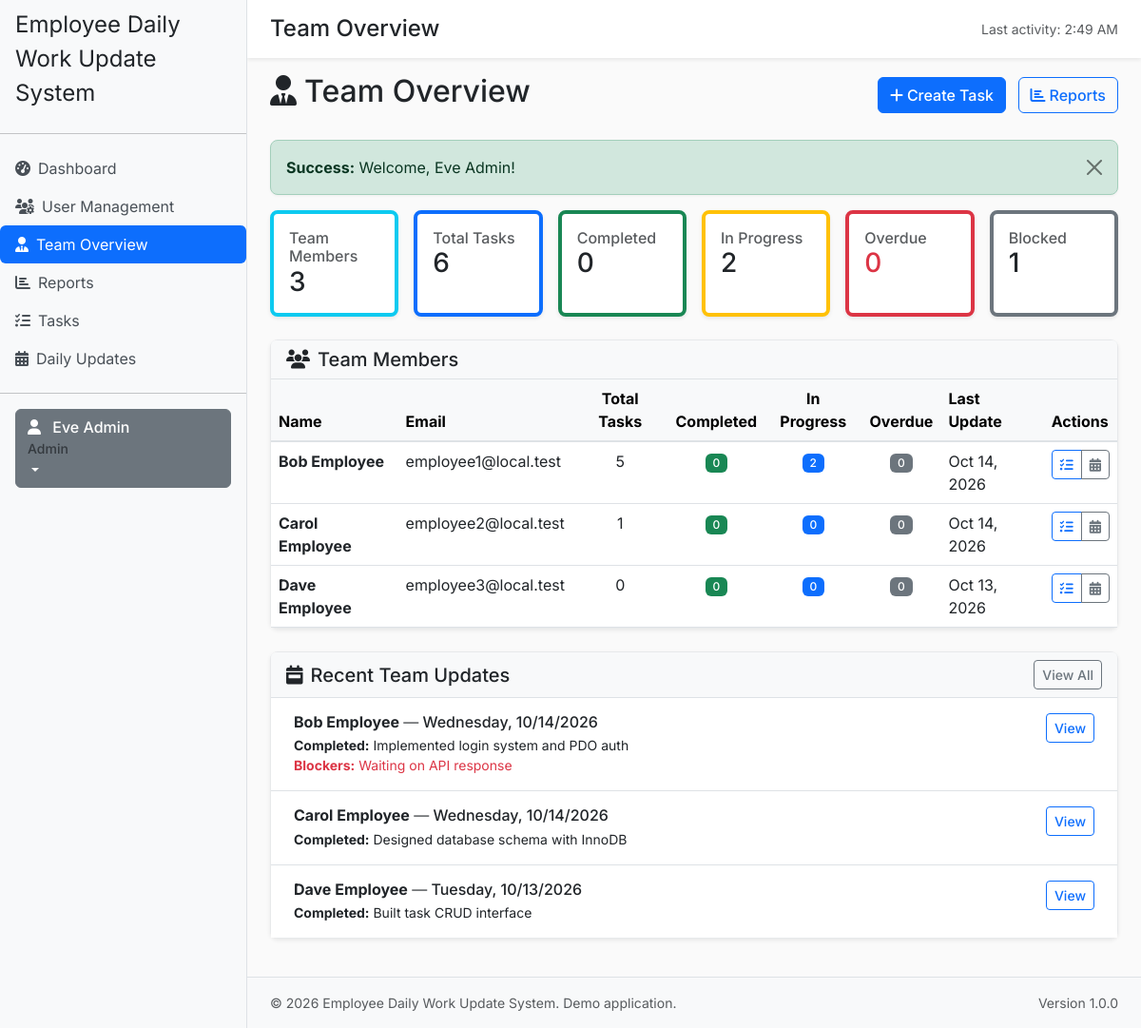
/manager/team.php (signed in), run on the app's committed database.
### tables this page shows
CREATE TABLE `users` (
  `id` int(11) NOT NULL,
  `name` varchar(100) NOT NULL,
  `email` varchar(150) NOT NULL,
  `password_hash` varchar(255) NOT NULL,
  `role` enum('admin','manager','employee') NOT NULL DEFAULT 'employee',
  `manager_id` int(11) DEFAULT NULL,
  `is_active` tinyint(1) NOT NULL DEFAULT 1,
  `created_at` datetime NOT NULL DEFAULT current_timestamp(),
  `updated_at` datetime NOT NULL DEFAULT current_timestamp() ON UPDATE current_timestamp()
);

CREATE TABLE `daily_updates` (
  `id` int(11) NOT NULL,
  `employee_id` int(11) NOT NULL,
  `work_date` date NOT NULL,
  `completed_work` text DEFAULT NULL,
  `planned_work` text DEFAULT NULL,
  `pending_work` text DEFAULT NULL,
  `blockers` text DEFAULT NULL,
  `notes` text DEFAULT NULL,
  `created_at` datetime NOT NULL DEFAULT current_timestamp(),
  `updated_at` datetime NOT NULL DEFAULT current_timestamp() ON UPDATE current_timestamp()
);

### includes/validation.php (called while the page is built, shortened)
<?php
function formatDate(string $date, string $format = 'M j, Y'): string {
    try {
        $dt = new DateTime($date);
        return $dt->format($format);
    } catch (Exception $e) {
        return $date;
    }
}
function getBaseUrl(): string {
    return rtrim(APP_URL, '/');
}
function url(string $path): string {
    $path = ltrim($path, '/');
    if ($path === '') {
        return getBaseUrl();
    }
    return getBaseUrl() . '/' . $path;
}

### includes/database.php (called while the page is built, shortened)
<?php
require_once __DIR__ . '/config.php';
class Database {
    private static ?PDO $pdo = null;
    public static function getConnection(): PDO {
        if (self::$pdo === null) {
            $dsn = 'mysql:host=' . DB_HOST . ';dbname=' . DB_NAME . ';charset=utf8mb4';
            try {
                global $pdoOptions;
                $options = $pdoOptions ?? [
                    PDO::ATTR_ERRMODE => PDO::ERRMODE_EXCEPTION,
                    PDO::ATTR_DEFAULT_FETCH_MODE => PDO::FETCH_ASSOC,
                    PDO::ATTR_EMULATE_PREPARES => false,
                ];
                self::$pdo = new PDO($dsn, DB_USER, DB_PASSWORD, $options);
                self::$pdo->exec("SET NAMES utf8mb4");
                self::$pdo->exec("SET time_zone = '+00:00'");
            } catch (PDOException $e) {
                error_log('Database connection failed: ' . $e->getMessage());
                throw new RuntimeException('Database connection unavailable. Please contact support.');
            }
        }
        return self::$pdo;
    }
    public static function query(string $sql, array $params = []): PDOStatement {
        $stmt = self::getConnection()->prepare($sql);
        $stmt->execute($params);
        return $stmt;
    }
    public static function fetchOne(string $sql, array $params = []): ?array {
        $stmt = self::query($sql, $params);
        $row = $stmt->fetch();
        return $row ?: null;
    }
    public static function fetchAll(string $sql, array $params = []): array {
        $stmt = self::query($sql, $params);
        return $stmt->fetchAll();
    }
}
?>

### manager/team.php (the view, shortened to what this page needs)
<?php
require_once __DIR__ . '/../includes/config.php';
require_once __DIR__ . '/../includes/database.php';
require_once __DIR__ . '/../includes/auth.php';
require_once __DIR__ . '/../includes/functions.php';
require_once __DIR__ . '/../includes/validation.php';
$user = getCurrentUser();
$userRole = $user['role'];
if ($userRole === ROLE_ADMIN) {
    $teamMembers = Database::fetchAll(
        "SELECT u.*, m.name as manager_name
         FROM users u
         LEFT JOIN users m ON u.manager_id = m.id
         WHERE u.role = :role AND u.is_active = 1
         ORDER BY u.name",
        [':role' => ROLE_EMPLOYEE]
    );
}
foreach ($teamMembers as &$member) {
    $stats = Database::fetchOne(
        "SELECT
            COUNT(*) as total_tasks,
            SUM(CASE WHEN status = 'Completed' THEN 1 ELSE 0 END) as completed,
            SUM(CASE WHEN status != 'Completed' AND due_date < CURDATE() THEN 1 ELSE 0 END) as overdue,
            SUM(CASE WHEN status = 'In Progress' THEN 1 ELSE 0 END) as in_progress,
            SUM(CASE WHEN status = 'Blocked' THEN 1 ELSE 0 END) as blocked
         FROM tasks WHERE assigned_to = :empId",
        [':empId' => $member['id']]
    );
}
$teamTotals = [
    'total_tasks' => 0,
    'completed' => 0,
    'overdue' => 0,
    'in_progress' => 0,
    'blocked' => 0,
];
foreach ($teamMembers as $member) {
    $teamTotals['total_tasks'] += (int)($member['stats']['total_tasks'] ?? 0);
    $teamTotals['completed'] += (int)($member['stats']['completed'] ?? 0);
    $teamTotals['overdue'] += (int)($member['stats']['overdue'] ?? 0);
    $teamTotals['in_progress'] += (int)($member['stats']['in_progress'] ?? 0);
    $teamTotals['blocked'] += (int)($member['stats']['blocked'] ?? 0);
}
$recentTeamUpdates = [];
if (!empty($teamMembers)) {
    $memberIds = array_column($teamMembers, 'id');
    $placeholders = [];
    $params = [];
    foreach ($memberIds as $i => $id) {
        $placeholders[] = ':m' . $i;
        $params[':m' . $i] = $id;
    }
    $inClause = implode(',', $placeholders);
    $recentTeamUpdates = Database::fetchAll(
        "SELECT du.*, u.name as employee_name
         FROM daily_updates du
         JOIN users u ON du.employee_id = u.id
         WHERE du.employee_id IN ($inClause)
         ORDER BY du.work_date DESC, du.created_at DESC
         LIMIT 10",
        $params
    );
}
include __DIR__ . '/../includes/header.php';
?>
<div class="d-flex justify-content-between align-items-center mb-4">
    <h2><i class="fas fa-user-tie me-2"></i>Team Overview</h2>
    <div>
        <a href="<?php echo url('tasks/create.php'); ?>" class="btn btn-primary me-2">
            <i class="fas fa-plus me-1"></i>Create Task
        </a>
        <a href="<?php echo url('manager/reports.php'); ?>" class="btn btn-outline-primary">
            <i class="fas fa-chart-bar me-1"></i>Reports
        </a>
    </div>
</div>
<?php echo renderFlash(); ?>
<div class="row g-3 mb-4">
    <div class="col-md-2">
        <div class="card shadow-sm border-start border-4 border-info h-100">
            <div class="card-body">
                <h6 class="mb-0 text-muted">Team Members</h6>
                <h3 class="mb-0"><?php echo count($teamMembers); ?></h3>
            </div>
        </div>
    </div>
    <div class="col-md-2">
        <div class="card shadow-sm border-start border-4 border-primary h-100">
            <div class="card-body">
                <h6 class="mb-0 text-muted">Total Tasks</h6>
                <h3 class="mb-0"><?php echo $teamTotals['total_tasks']; ?></h3>
            </div>
        </div>
    </div>
    <div class="col-md-2">
        <div class="card shadow-sm border-start border-4 border-success h-100">
            <div class="card-body">
                <h6 class="mb-0 text-muted">Completed</h6>
                <h3 class="mb-0"><?php echo $teamTotals['completed']; ?></h3>
            </div>
        </div>
    </div>
    <div class="col-md-2">
        <div class="card shadow-sm border-start border-4 border-warning h-100">
            <div class="card-body">
                <h6 class="mb-0 text-muted">In Progress</h6>
                <h3 class="mb-0"><?php echo $teamTotals['in_progress']; ?></h3>
            </div>
        </div>
    </div>
    <div class="col-md-2">
        <div class="card shadow-sm border-start border-4 border-danger h-100">
            <div class="card-body">
                <h6 class="mb-0 text-muted">Overdue</h6>
                <h3 class="mb-0 text-danger"><?php echo $teamTotals['overdue']; ?></h3>
            </div>
        </div>
    </div>
    <div class="col-md-2">
        <div class="card shadow-sm border-start border-4 border-secondary h-100">
            <div class="card-body">
                <h6 class="mb-0 text-muted">Blocked</h6>
                <h3 class="mb-0"><?php echo $teamTotals['blocked']; ?></h3>
            </div>
        </div>
    </div>
</div>
<div class="card shadow-sm mb-4">
    <div class="card-header bg-light">
        <h5 class="mb-0"><i class="fas fa-users me-2"></i>Team Members</h5>
    </div>
    <div class="card-body p-0">
        <?php if (empty($teamMembers)): ?>
            <div class="empty-state p-4">
                <i class="fas fa-users"></i>
                <h5>No team members</h5>
                <p class="text-muted">No employees are assigned to your team yet.</p>
            </div>
        <?php else: ?>
            <div class="table-responsive">
                <table class="table table-hover mb-0">
                    <thead class="table-light">
                        <tr>
                            <th>Name</th>
                            <th>Email</th>
                            <th class="text-center">Total Tasks</th>
                            <th class="text-center">Completed</th>
                            <th class="text-center">In Progress</th>
                            <th class="text-center">Overdue</th>
                            <th>Last Update</th>
                            <th>Actions</th>
                        </tr>
                    </thead>
                    <tbody>
                        <?php foreach ($teamMembers as $member): ?>
                            <tr>
                                <td><strong><?php echo htmlspecialchars($member['name']); ?></strong></td>
                                <td><?php echo htmlspecialchars($member['email']); ?></td>
                                <td class="text-center"><?php echo (int)($member['stats']['total_tasks'] ?? 0); ?></td>
                                <td class="text-center">
                                    <span class="badge bg-success"><?php echo (int)($member['stats']['completed'] ?? 0); ?></span>
                                </td>
                                <td class="text-center">
                                    <span class="badge bg-primary"><?php echo (int)($member['stats']['in_progress'] ?? 0); ?></span>
                                </td>
                                <td class="text-center">
                                    <?php $ov = (int)($member['stats']['overdue'] ?? 0); ?>
                                    <span class="badge bg-<?php echo $ov > 0 ? 'danger' : 'secondary'; ?>"><?php echo $ov; ?></span>
                                </td>
                                <td>
                                    <?php if ($member['last_update']): ?>
                                        <?php echo formatDate($member['last_update']); ?>
                                    <?php else: ?>
                                        <span class="text-muted">—</span>
                                    <?php endif; ?>
                                </td>
                                <td>
                                    <div class="btn-group btn-group-sm">
                                        <a href="<?php echo url('tasks/index.php?employee=' . $member['id']); ?>"
                                           class="btn btn-outline-primary" title="View Tasks">
                                            <i class="fas fa-tasks"></i>
                                        </a>
                                        <a href="<?php echo url('daily-updates/index.php?employee=' . $member['id']); ?>"
                                           class="btn btn-outline-secondary" title="View Updates">
                                            <i class="fas fa-calendar-alt"></i>
                                        </a>
                                    </div>
                                </td>
                            </tr>
                        <?php endforeach; ?>
                    </tbody>
                </table>
            </div>
        <?php endif; ?>
    </div>
</div>
<div class="card shadow-sm">
    <div class="card-header bg-light d-flex justify-content-between align-items-center">
        <h5 class="mb-0"><i class="fas fa-calendar-week me-2"></i>Recent Team Updates</h5>
        <a href="<?php echo url('daily-updates/index.php'); ?>" class="btn btn-sm btn-outline-secondary">View All</a>
    </div>
    <div class="card-body p-0">
        <?php if (empty($recentTeamUpdates)): ?>
            <div class="empty-state p-4">
                <i class="far fa-calendar-alt"></i>
                <h5>No recent updates</h5>
                <p class="text-muted">No daily updates have been submitted by your team yet.</p>
            </div>
        <?php else: ?>
            <div class="list-group list-group-flush">
                <?php foreach ($recentTeamUpdates as $update): ?>
                    <div class="list-group-item px-4 py-3">
                        <div class="d-flex justify-content-between align-items-start">
                            <div>
                                <h6 class="mb-1">
                                    <strong><?php echo htmlspecialchars($update['employee_name']); ?></strong>
                                    <span class="text-muted">—</span>
                                    <?php echo formatDateWithDay($update['work_date']); ?>
                                </h6>
                                <?php if (!empty($update['completed_work'])): ?>
                                    <div class="small">
                                        <strong>Completed:</strong>
                                        <?php echo htmlspecialchars(substr($update['completed_work'], 0, 100)); ?>
                                    </div>
                                <?php endif; ?>
                                <?php if (!empty($update['blockers'])): ?>
                                    <div class="small text-danger">
                                        <strong>Blockers:</strong>
                                        <?php echo htmlspecialchars(substr($update['blockers'], 0, 80)); ?>
                                    </div>
                                <?php endif; ?>
                            </div>
                            <div class="ms-3">
                                <a href="<?php echo url('daily-updates/view.php?update_id=' . $update['id']); ?>"
                                   class="btn btn-sm btn-outline-primary">View</a>
                            </div>
                        </div>
                    </div>
                <?php endforeach; ?>
            </div>
        <?php endif; ?>
    </div>
</div>
<?php include __DIR__ . '/../includes/footer.php'; ?>

### assets/css/style.css (style rules this page uses)
body { background-color: #fafafa; color: #212529; font-family: 'Inter', sans-serif; }
.card { border: 1px solid #e7e9eb; border-radius: 0.5rem; box-shadow: 0 1px 3px rgba(0,0,0,0.05); }

### includes/header.php (style rules this page uses)
body { font-family: 'Inter', sans-serif; }
.card-header { background-color: #f8f9fa; border-bottom: 1px solid #dee2e6; }
.table thead th { border-bottom: 2px solid #dee2e6; }
.badge { font-weight: 500; }
.btn { font-weight: 500; }

### data on the page
users: name "Bob Employee", email "employee1@local.test", total_tasks "5", completed "0", in_progress "2", ov "0", last_update "Oct 14, 2026"
users: name "Carol Employee", email "employee2@local.test", total_tasks "1", completed "0", in_progress "0", ov "0", last_update "Oct 14, 2026"
users: name "Dave Employee", email "employee3@local.test", total_tasks "0", completed "0", in_progress "0", ov "0", last_update "Oct 13, 2026"
daily_updates: employee.name "Bob Employee", work_date "Wednesday, 10/14/2026", completed_work "Implemented login system and PDO auth", blockers "Waiting on API response"
daily_updates: employee.name "Carol Employee", work_date "Wednesday, 10/14/2026", completed_work "Designed database schema with InnoDB"
daily_updates: employee.name "Dave Employee", work_date "Tuesday, 10/13/2026", completed_work "Built task CRUD interface"

### other printed values
APP_NAME "Employee Daily Work Update System"
$_SESSION['user_name'] "Eve Admin"
$_SESSION['user_role'] "Admin"
$pageTitle "Team Overview"
date('g:i A', $_SESSION['last_activity']) "2:49 AM"
$type "Success"
$message "Welcome, Eve Admin!"
count($teamMembers) "3"
$teamTotals['total_tasks'] "6"
$teamTotals['completed'] "0"
$teamTotals['in_progress'] "2"
$teamTotals['overdue'] "0"
$teamTotals['blocked'] "1"
